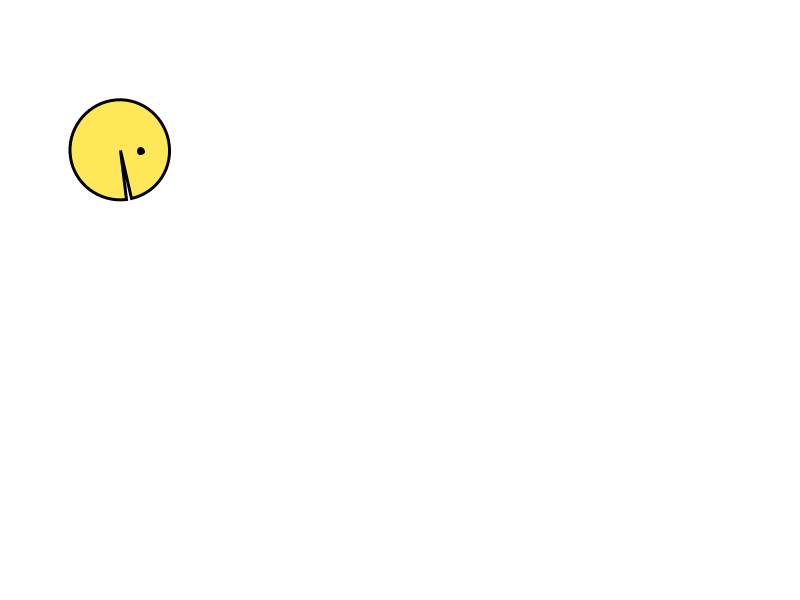
Frame 1 (no input)
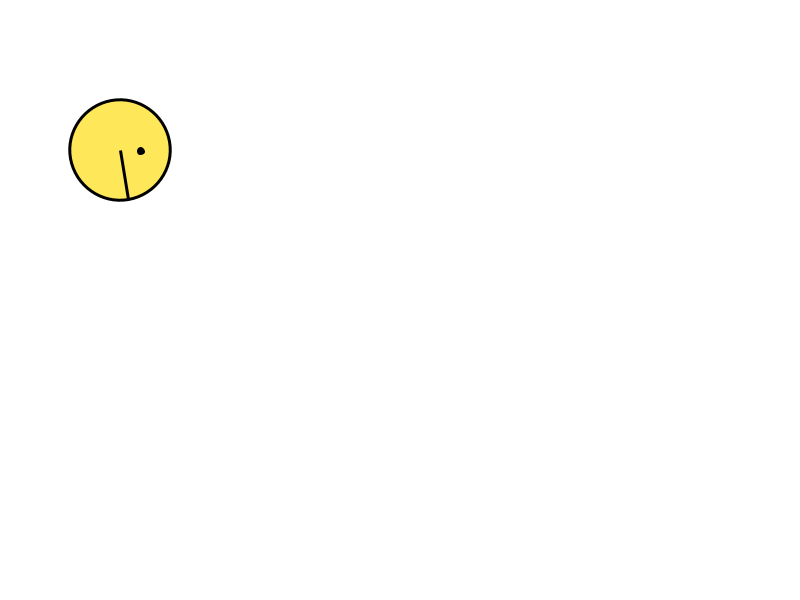
Frame 60 (the mouse pressed at the canvas centre just before this capture)
Frame 120 (the mouse held since frame 60 and released just before this capture): identical to frame 60, image omitted

The Processing sketch that drew these frames (run headless with seeded random() and noise(); from frame 60 on, the mouse is pressed at the canvas centre):

// Processing sketch: sketch_test_pacman
// ── sketch_test_pacman.pde
PacMan pacman;

void setup(){
  size(800,600);
  pacman = new PacMan(120,150,100);
}

void draw(){
  background(255);
  pacman.update();
  pacman.draw();
}

void keyPressed(){
  if(keyCode == UP || key == 'w'){
    pacman.moverArriba();
  }
  if(keyCode == DOWN || key == 's'){
    pacman.moverAbajo();
  }
  if(keyCode == RIGHT || key == 'd'){
    pacman.moverDerecha();
  }
  if(keyCode == LEFT || key == 'a'){
    pacman.moverIzquierda();
  }
  if(key == ' '){
    pacman.stop();
  }
}

// ── PacMan.pde
class PacMan{
  /*posicion y tamaño del objeto*/
  int x;
  int y;
  int size;
  /*estado de la boca (abierta o cerrada)*/
  boolean boca = true; //isOpening
  /*direccion de movimiento*/
  float direccion = 80;
  /*posiciones maxima y minima de la boca*/
  float boca_cerrada = 0;
  float boca_abierta = 45;
  /*apertura de la boca*/
  int apertura_boca = 15;
  float posicion_apertura = boca_abierta / apertura_boca;
  /*vectores de movimientos*/
  float direccionX = 0;
  float direccionY = 0;
  /*cantidad de pixeles por cada movimiento*/
  float pasos = 5;
 
  public PacMan(int _x, int _y, int _size) {
    this.x = _x;
    this.y = _y;
    this.size = _size;
  }
  
  /*dibujamos la forma del pacman*/
  void draw(){
    /*
    para la animacion de la boca se realize en una sola posicion
    el pacman se dibuja siempre en la posicion (0,0) y se traduce de acuerdo con la posicion en la pantalla
    dependiendo de la direccion del movimiento, se aplica la rotacion de la boca
    */
    /*
      pushMatrix guarda el sistema de coordenadas actual en la pila
    */
    pushMatrix();
    
    translate(x,y);
    rotate(radians(direccion));
    
    /*Forma del pacman*/
    fill(#FFE75A);
    strokeWeight(3);
    /*
    el metodo arc dibuja un arco a lo largo del borde exterior de una elipse definida por parametros a , b, c, d.
    Los parametros de inicio y paradas  deben estar en el orden de las agujas del reloj
    El septimo parametro puede ser opcional por defecto se pone PIE y representa el relleno del arco
    arc(a,b,c,d,star,stop, mode)
    a: coordenadas x
    b: coordenadas y
    c: ancho del arco la elipse
    d: altura del arco de la elipse
    star: angulo que inicia el arco, se deben definir como radiantes
    stop: angulo para detener el arco, se deben definir como radiantes
    */
    arc(0,0,size,size,radians(boca_cerrada), radians(360-boca_cerrada), PIE);
    
    /* ojos del pacman */
    fill(0);
    if(direccion == 180){ // con este if controlamos de que el ojo del pacman no quede debajo de la boca cuando cuambie de direccion
      ellipse(0+5,0+20,5,5);
    }else{
      ellipse(0+5,0-20,5,5);
    }
    x += direccionX;
    y += direccionY; 
    /*
      popMatrix restaura el sistema de coordenadas anteriores
    */
    popMatrix();
  }
  
  void update(){
    if(boca){
      boca_cerrada += posicion_apertura;
    }else{
      boca_cerrada -= posicion_apertura;
    }
    /*cambia el estado de la boca a cerrada cuando cuando la variable
    boca_cerrada es mayor o igual a la boca posicion_apertura*/
    if(boca && boca_cerrada >= boca_abierta){
      boca = false;
    }
    if(!boca && boca_cerrada <= 0){
      boca = true;
    }
  }
  /*movimeintos del pacman*/
  void moverArriba(){
    direccion = 270;
    direccionX = 0;
    direccionY = -pasos;
  }
  
  void moverAbajo(){
    direccion = 90;
    direccionX = 0;
    direccionY = pasos;
  }
  
  void moverIzquierda(){
    direccion = 180;
    direccionX = -pasos;
    direccionY = 0;
  }
  
  void moverDerecha(){
    direccion= 0;
    direccionX = pasos;
    direccionY = 0;
  }
  
  void stop(){
    direccionX = 0;
    direccionY = 0;
  }
}
